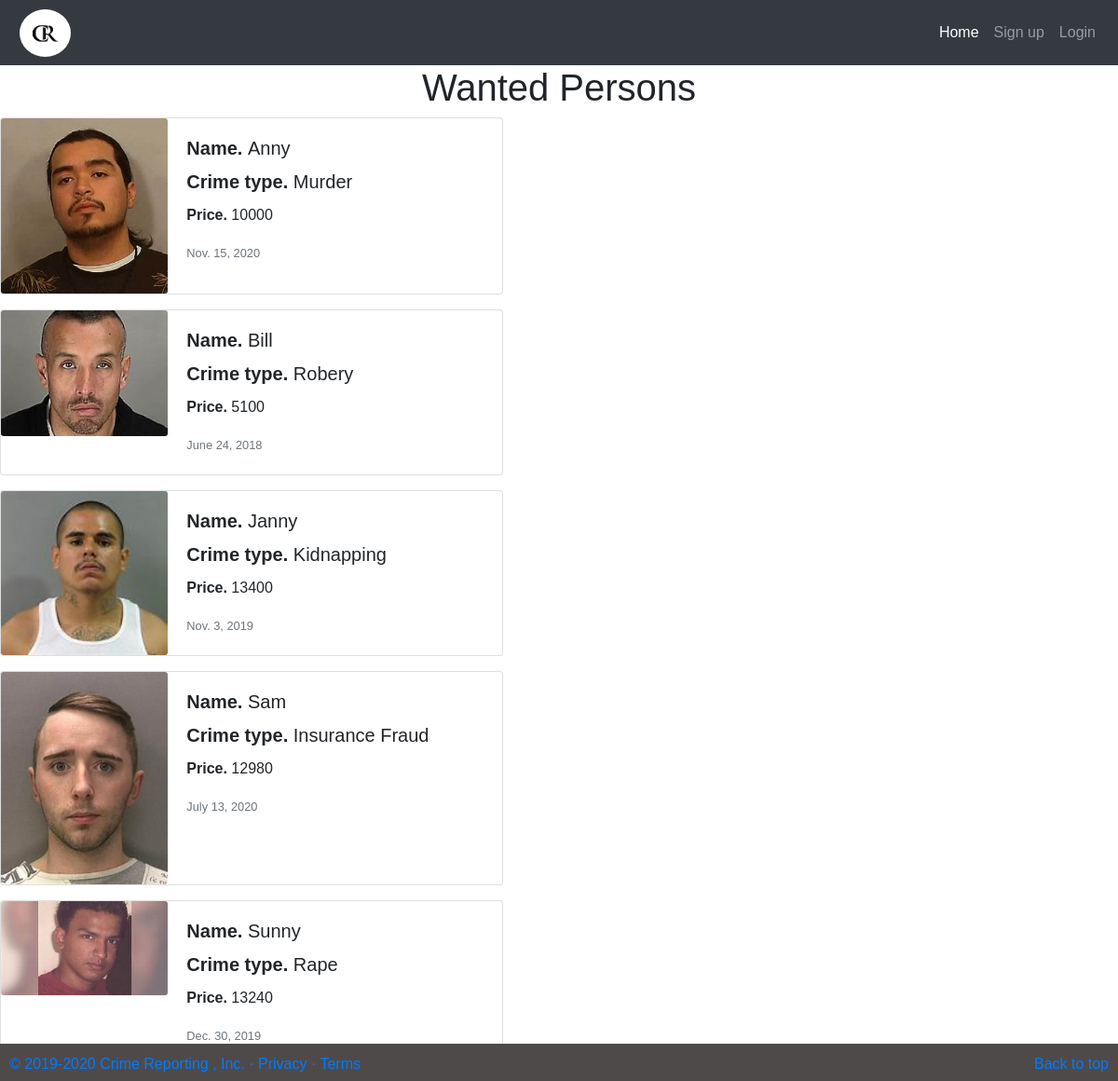
Page /wanted/ on the committed database.
### App/models.py (models this page shows, shortened)
class wantedperson(models.Model):
    person_name=models.CharField(max_length=200)
    person_crime=models.CharField(max_length=200)
    crime_date=models.DateField()
    price=models.IntegerField(default=0)
    image=models.ImageField(upload_to='app/images',default="")

### App/views.py (the view)
# urls.py: path("wanted/",views.wanted,name="wanted"),
def wanted(request):
    wanted_person = wantedperson.objects.all()
    return render(request, 'App/wanted.html', {'wanted_persons': wanted_person})

### App/templates/App/wanted.html
{% extends 'App/main.html' %}
{%load static%}
{%block body %}
<h1 style="text-align: center;">Wanted Persons</h1>
{%for i in wanted_persons%}
<div class="card mb-3" style="max-width: 540px;">
    <div class="row no-gutters">
      <div class="col-md-4">
        <img src="/media/{{i.image}}" class="card-img" alt="missing person image">
      </div>
      <div class="col-md-8">
        <div class="card-body">
          <h5 class="card-title"><b>Name. </b>{{i.person_name}}</h5>
          <h5 class="card-title"><b>Crime type. </b>{{i.person_crime}}</h5>
          <p class="card-text"><b>Price. </b>{{i.price}}</p>
          <p class="card-text"><small class="text-muted">{{i.crime_date}}</small></p>
        </div>
      </div>
    </div>
  </div>
  {%endfor%}
{% endblock %}

### App/static/App/css/LoginForm.css (style rules this page uses)
* { marging: 0; padding: 0; font-family: sans-serif; }

### rows in the picture
wantedperson: image (picture), person_name "Anny", person_crime "Murder", price "10000", crime_date "Nov. 15, 2020"
wantedperson: image (picture), person_name "Bill", person_crime "Robery", price "5100", crime_date "June 24, 2018"
wantedperson: image (picture), person_name "Janny", person_crime "Kidnapping", price "13400", crime_date "Nov. 3, 2019"
wantedperson: image (picture), person_name "Sam", person_crime "Insurance Fraud", price "12980", crime_date "July 13, 2020"
wantedperson: image (picture), person_name "Sunny", person_crime "Rape", price "13240", crime_date "Dec. 30, 2019"
